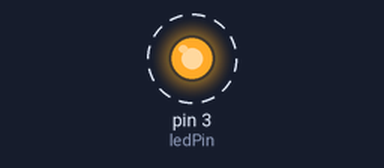
Bench run of a sketch on a simulated Arduino Uno, built with avr-gcc and run on an emulated ATmega328P. On the bench: output pins drawn as LEDs (lit = HIGH). Dashed ring = blinking.

Above: at 0.4 s.
Timing chart, 0 to 3.7 s (numbered marks = the images above):
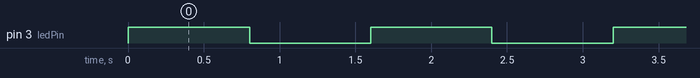

The sketch:

led.ino
```cpp
#define ledPin 3
#define blinkSpeed 800

unsigned long timer = 0;
unsigned long ledTimer = 0;

void setup() {
  // put your setup code here, to run once:
  pinMode(ledPin, OUTPUT);
}

void blink() {
  digitalWrite(ledPin, !digitalRead(ledPin));
}

void loop() {
  // put your main code here, to run repeatedly:
  timer = millis();
  if (timer > ledTimer) {
    ledTimer += blinkSpeed;
    blink();
  }
}
```

Measured:
- by itself, pin 3 (ledPin): alternates HIGH for 0.80 s and LOW for 0.80 s
